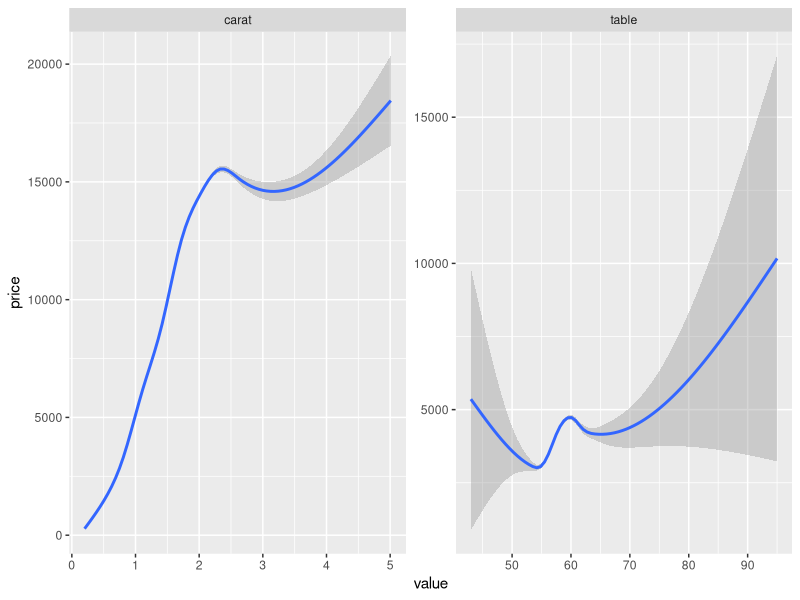
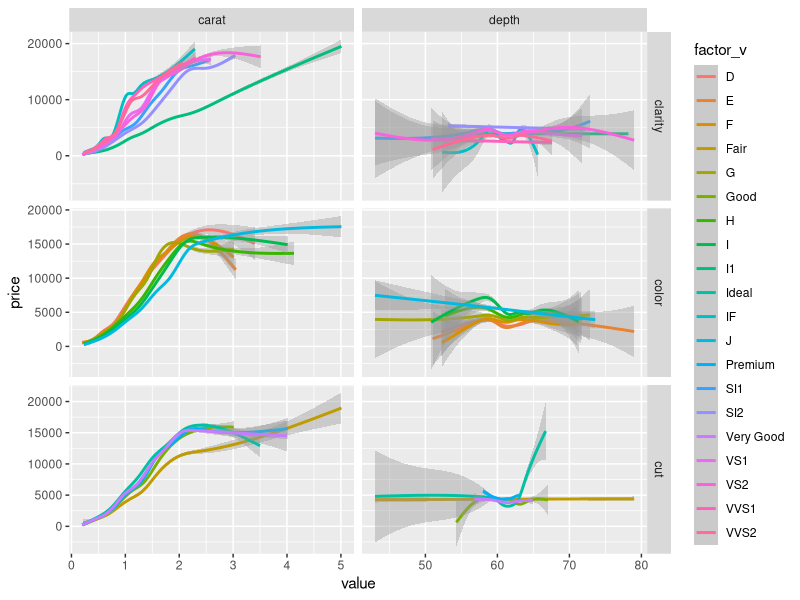
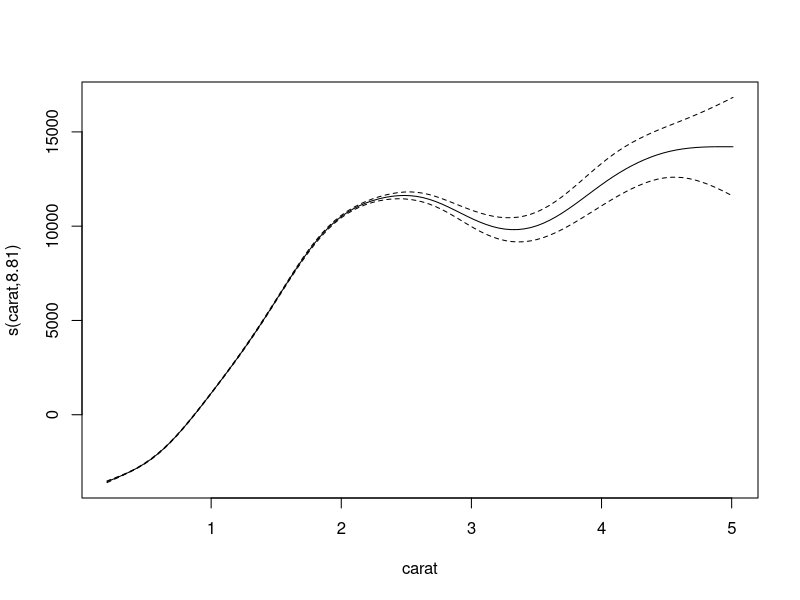
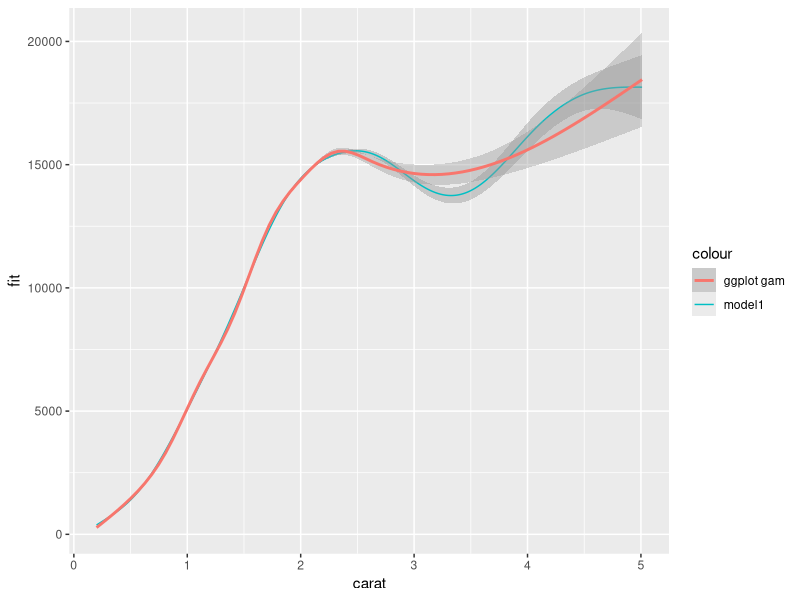
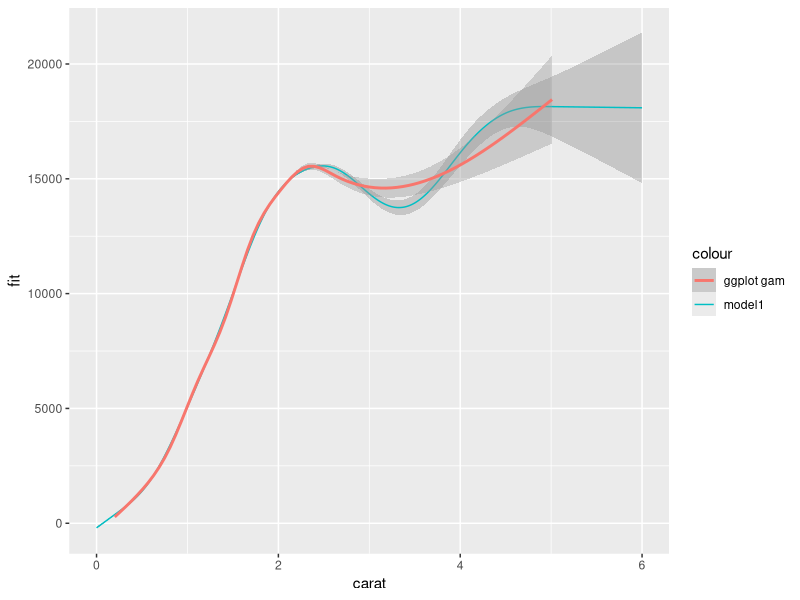
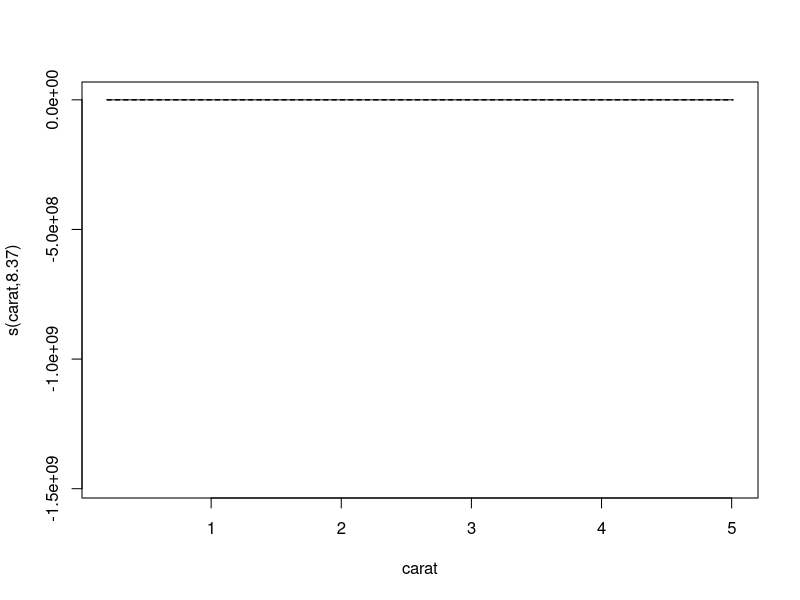
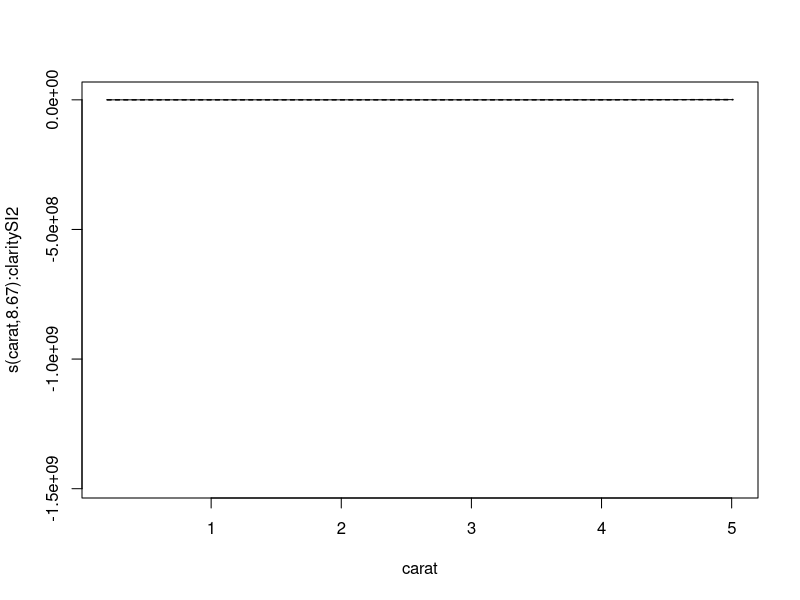
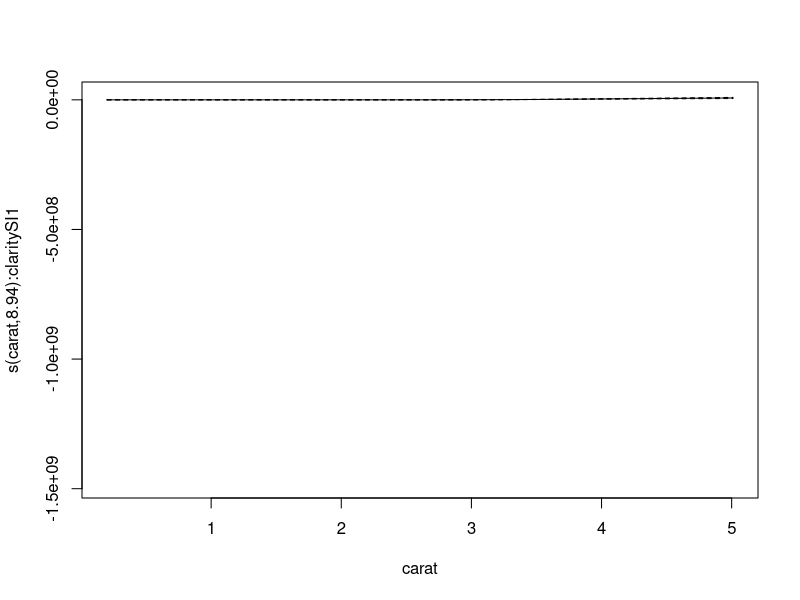

Recreate these plots in R, in order.
## ---- chunk 1

## ---- chunk 2
library(tidyverse)

diamonds %>% 
  gather(variable, value, carat,table) %>% 
  ggplot(aes(x=value, y=price)) +
  geom_smooth() +
  facet_wrap(~variable, scales = "free")
## ---- chunk 3
diamonds %>% 
  gather(variable, value, carat, depth) %>% 
  gather(factor_g , factor_v, cut, color, clarity) %>% 
  ggplot(aes(x=value, y=price)) +
  geom_smooth(aes(group=factor_v, colour=factor_v)) +
  facet_grid(factor_g~variable, scales = "free")
## ---- chunk 4
library(mgcv)
library(broom)

model1 <- gam(price ~ s(carat), data=diamonds)
broom::tidy(model1)
## ---- chunk 5
plot(model1)
## ---- chunk 6
tibble(
  carat = seq(from=min(diamonds$carat), 
              to=max(diamonds$carat), 
              length.out = 1000)
) %>% 
  bind_cols(as_tibble(
    predict(model1, newdata = ., se.fit=TRUE)
  )) %>% 
  
  ggplot(aes(x=carat, y=fit)) +
  geom_ribbon(aes(ymin=fit-se.fit, ymax=fit+se.fit),
              alpha=.2) +
  geom_line(aes(colour = "model1")) +
  geom_smooth(data = diamonds, aes(y=price, colour="ggplot gam"))

## ---- chunk 7
tibble(
  carat = seq(from=0, 
              to=6, 
              length.out = 1000)
) %>% 
  bind_cols(as_tibble(
    predict(model1, newdata = ., se.fit=TRUE)
  )) %>% 
  
  ggplot(aes(x=carat, y=fit)) +
  geom_ribbon(aes(ymin=fit-se.fit, ymax=fit+se.fit),
              alpha=.2) +
  geom_line(aes(colour = "model1")) +
  geom_smooth(data = diamonds, aes(y=price, colour="ggplot gam"))

## ---- chunk 8
model2 <- gam(price ~ s(carat) + s(carat, by=clarity) + clarity, data=diamonds)
broom::tidy(model2)
## ---- chunk 9
broom::tidy(model2) %>% 
  bind_rows(
    broom::tidy(model2, parametric = TRUE)
  )
## ---- chunk 10
plot(model2)
## ---- chunk 11
pred_data <- expand_grid(
  carat = seq(from=min(diamonds$carat), 
              to=max(diamonds$carat), 
              length.out = 1000),
  clarity = levels(diamonds$clarity)
)
dim(pred_data)
## ---- chunk 12
pred_data <- pred_data %>% 
  predict(model2, 
          newdata = ., 
          se=TRUE) %>% 
  as_tibble() %>% 
  cbind(pred_data)


pred_data %>% 
  ggplot(aes(x=carat, y=fit, colour = clarity)) +
  geom_ribbon(aes(ymin=fit-se.fit, ymax=fit+se.fit),
              alpha=.2) +
  geom_line() +
  geom_smooth(data = diamonds, aes(y=price, colour="ggplot gam")) +
  facet_wrap(~clarity)

## ---- chunk 13
pred_data %>% 
  ggplot(aes(x=carat, y=fit, colour = clarity)) +
  geom_ribbon(aes(ymin=fit-se.fit, ymax=fit+se.fit),
              alpha=.2) +
  geom_line() +
  geom_smooth(data = diamonds, aes(y=price, colour="ggplot gam")) +
  facet_wrap(~clarity, scales="free_y")
## ---- chunk 14
model3 <- gam(price ~ s(carat) + s(table) + ti(carat, table), 
              data = diamonds)
broom::tidy(model3)
## ---- chunk 15
plot(model3)
